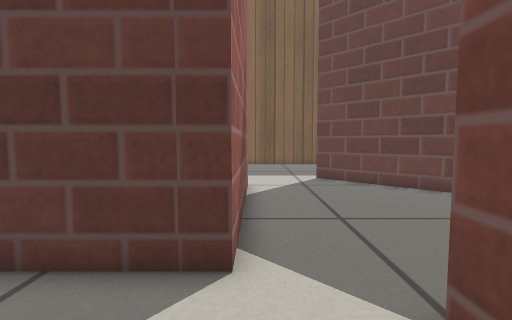
View 1 (above)

19 first-person views from a walk through a robot-simulator world made for Gazebo. The camera is 0.37 m above the floor, tilts 4° down and sees 85° across. The floor is counted in squares, 0.2 m on a side. Each view is taken from the middle of a square. On the plan, view 1 faces up. The plan holds only what a view shows up to about 16 squares ahead; the rest is blank. Simple patterns stand in for the simulator's built-in surfaces.

View 2
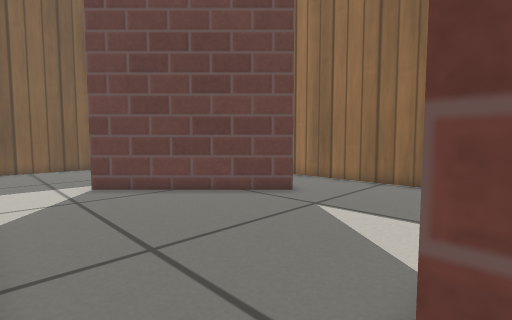

View 3
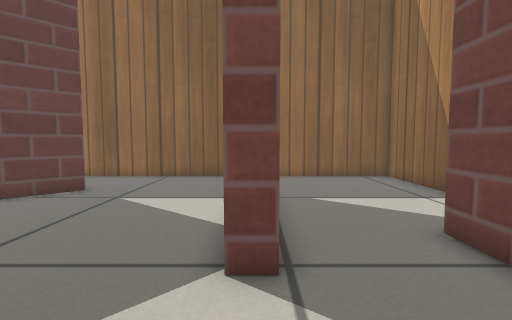

View 4
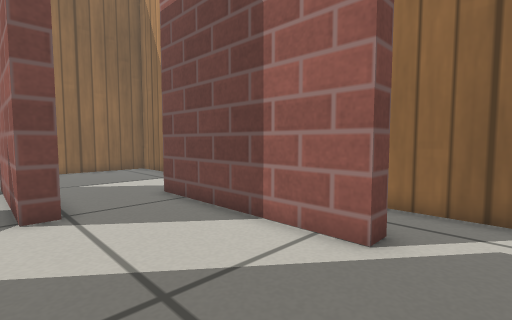

View 5
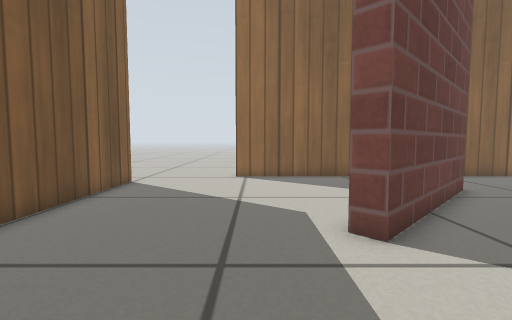

View 6
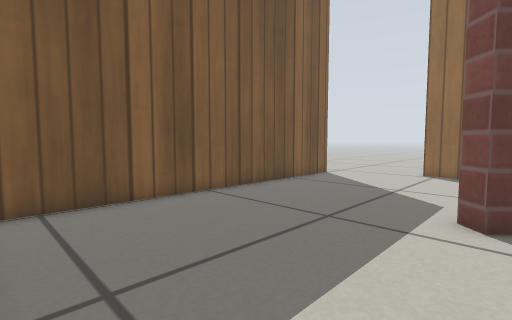

View 7
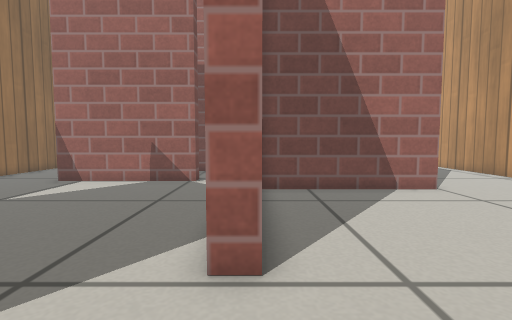

View 8
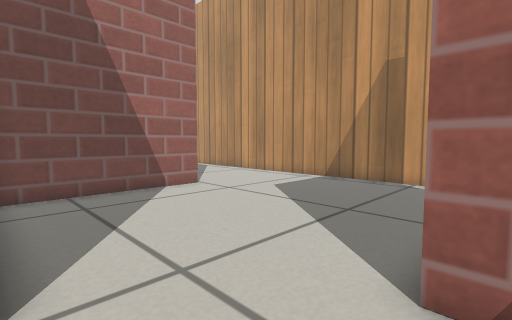

View 9
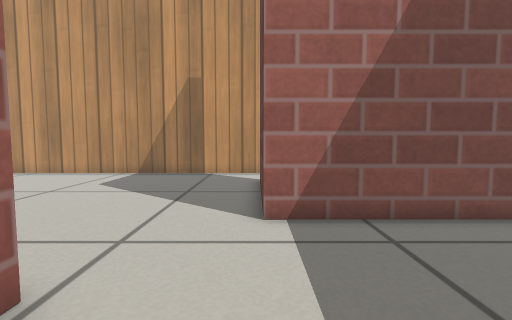

View 10
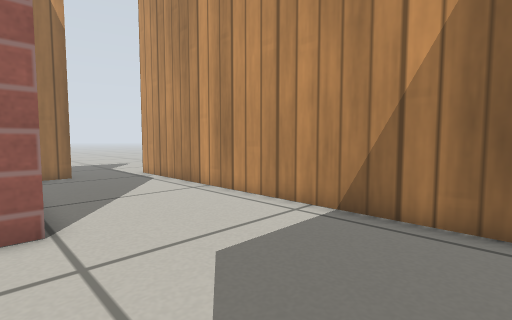

View 11
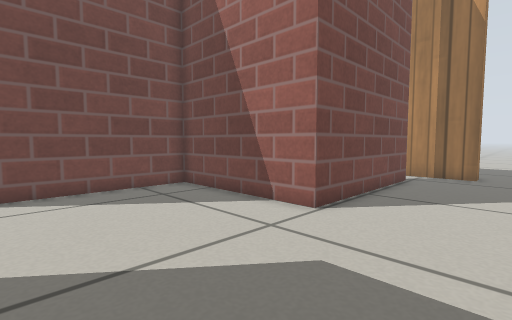

View 12
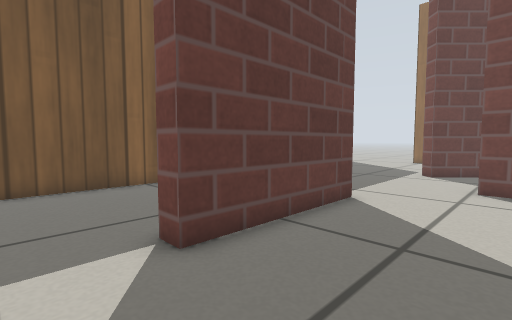

View 13
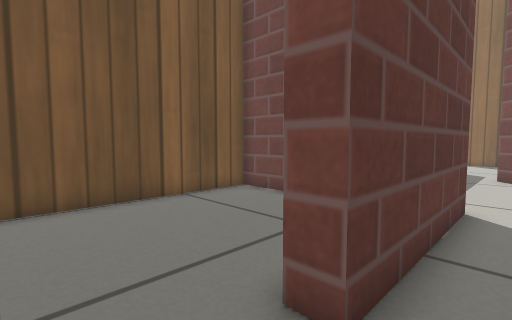

View 14
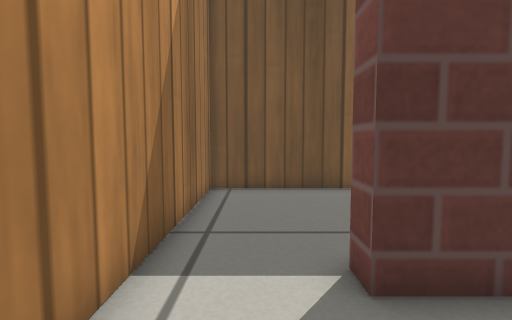

View 15
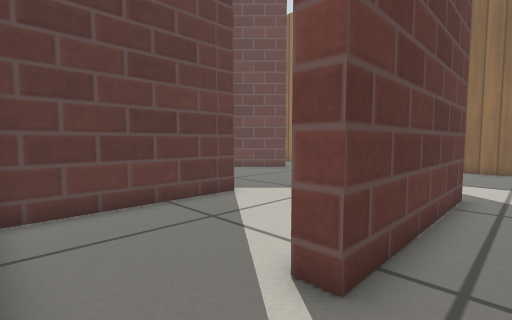

View 16
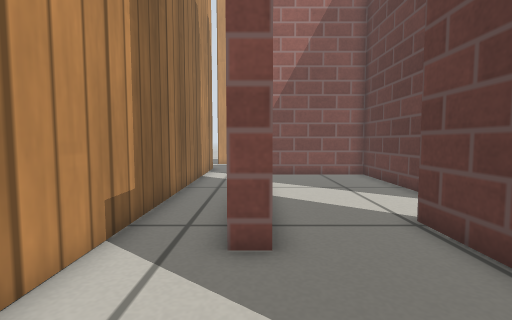

View 17
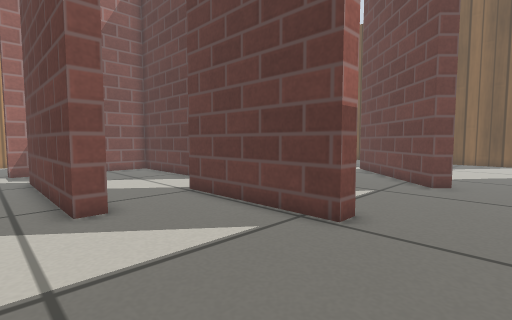

View 18
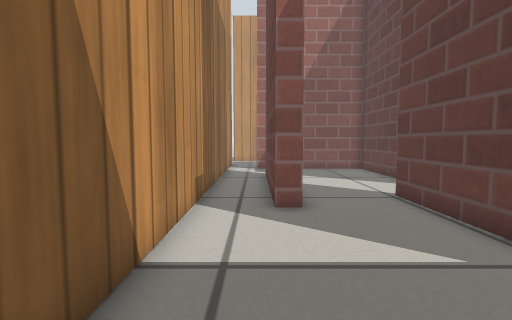

View 19
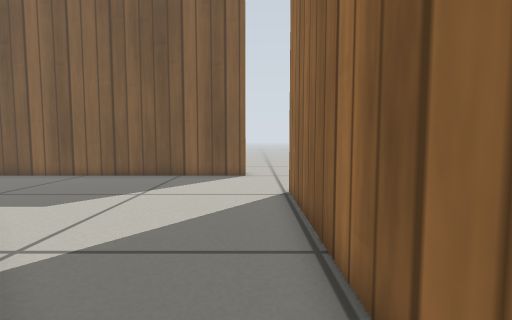

### Floor plan
Points are (right, up) in squares from view 1. A wall is a line through its corners. A room is listed if a view was taken in it or the views show most of it. See-through windows are left out.
Room 1 (views 1, 2, 3, 4, 5, 7, 8, 9, 16, 17, 18, 19)
walls: (8.8, 8.9) (8.3, 8.3) (3, 13.6) (3.5, 14.2); (-0.3, 10.8) (-0.3, 3.8) (-7.1, 3.8) (-7.1, -2.9); (1.7, 2.4) (8, 2.4) (8, 1.7) (1.7, 1.7) (1.7, 2.4); (12.2, 2.9) (12.2, 17.1); (3.4, -1.7) (3.4, -2.5) (-4.1, -2.5) (-4.1, -1.7) (3.4, -1.7); (-4.4, 20) (-4.4, 14.2); (10.5, 21.6) (-3.7, 21.6); (-6.5, -4.8) (12.2, -4.7) (12.2, 0.9)
ways out: opening at (-7.5, -4) to room 2; opening at (-2.5, 12.8) to room 2; opening at (12.5, 20.7)
Room 2 (views 6, 10, 11, 12, 13, 14, 15)
walls: (-7.1, -2.9) (-7.8, -2.9) (-7.8, 4.6) (-1.1, 4.6) (-1.1, 11.3) (-0.2, 11.3); (-4.4, 14.2) (-10.6, 14.2); (-13.7, 13.4) (-13.7, -5); (-10.2, -4.8) (-6.5, -4.8)
ways out: opening at (-7.5, -4) to room 1; opening at (-2.5, 12.8) to room 1; opening at (-12, 14.5) to room 3
Room 3 (no view inside)
walls: (-10.6, 14.2) (-10.6, 15); (-5.1, 19.4) (-5.1, 21.6) (-13.7, 21.6) (-13.7, 13.4)
ways out: opening at (-12, 14.5) to room 2

Positions as (right, up) in squares from view 1, and headings:
1: (0, 0), facing up
2: (0, 2), facing up-right
3: (-2, 2), facing right
4: (-6, 3), facing down-right
5: (-2, 16), facing right
6: (-4, 13), facing up-right
7: (-1, 15), facing down
8: (-1, 15), facing down-left
9: (2, 14), facing left
10: (-7, 11), facing down-left
11: (-12, 11), facing down-right
12: (-13, 10), facing up-right
13: (-13, 13), facing up-right
14: (-12, 11), facing up
15: (-7, -4), facing up-right
16: (8, -2), facing left
17: (11, -4), facing up-left
18: (11, -3), facing left
19: (11, 7), facing up
